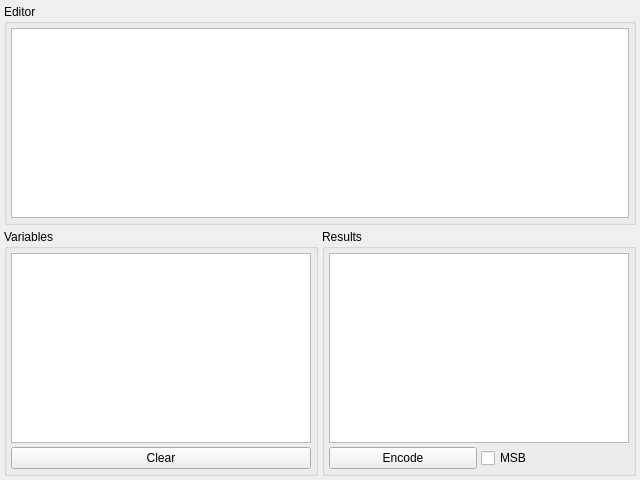
<?xml version="1.0" encoding="UTF-8"?>
<ui version="4.0">
 <class>WEncoderPage</class>
 <widget class="QWidget" name="WEncoderPage">
  <property name="geometry">
   <rect>
    <x>0</x>
    <y>0</y>
    <width>640</width>
    <height>480</height>
   </rect>
  </property>
  <property name="windowTitle">
   <string>Form</string>
  </property>
  <layout class="QVBoxLayout" name="verticalLayout_4">
   <property name="spacing">
    <number>4</number>
   </property>
   <property name="leftMargin">
    <number>4</number>
   </property>
   <property name="topMargin">
    <number>4</number>
   </property>
   <property name="rightMargin">
    <number>4</number>
   </property>
   <property name="bottomMargin">
    <number>4</number>
   </property>
   <item>
    <widget class="QGroupBox" name="editorGroup">
     <property name="title">
      <string>Editor</string>
     </property>
     <layout class="QVBoxLayout" name="verticalLayout">
      <property name="spacing">
       <number>4</number>
      </property>
      <property name="leftMargin">
       <number>4</number>
      </property>
      <property name="topMargin">
       <number>4</number>
      </property>
      <property name="rightMargin">
       <number>4</number>
      </property>
      <property name="bottomMargin">
       <number>4</number>
      </property>
      <item>
       <widget class="QtExamples::CodeEditor" name="editorWidget">
        <property name="tabChangesFocus">
         <bool>true</bool>
        </property>
       </widget>
      </item>
     </layout>
    </widget>
   </item>
   <item>
    <layout class="QHBoxLayout" name="horizontalLayout_2">
     <property name="spacing">
      <number>4</number>
     </property>
     <item>
      <widget class="QGroupBox" name="variablesGroup">
       <property name="title">
        <string>Variables</string>
       </property>
       <layout class="QVBoxLayout" name="verticalLayout_2">
        <property name="spacing">
         <number>4</number>
        </property>
        <property name="leftMargin">
         <number>4</number>
        </property>
        <property name="topMargin">
         <number>4</number>
        </property>
        <property name="rightMargin">
         <number>4</number>
        </property>
        <property name="bottomMargin">
         <number>4</number>
        </property>
        <item>
         <widget class="QTableView" name="variablesView">
          <property name="editTriggers">
           <set>QAbstractItemView::DoubleClicked</set>
          </property>
          <property name="alternatingRowColors">
           <bool>true</bool>
          </property>
          <attribute name="horizontalHeaderVisible">
           <bool>false</bool>
          </attribute>
          <attribute name="verticalHeaderVisible">
           <bool>false</bool>
          </attribute>
         </widget>
        </item>
        <item>
         <widget class="QPushButton" name="clearButton">
          <property name="text">
           <string>Clear</string>
          </property>
         </widget>
        </item>
       </layout>
      </widget>
     </item>
     <item>
      <widget class="QGroupBox" name="resultsGroup">
       <property name="title">
        <string>Results</string>
       </property>
       <layout class="QVBoxLayout" name="verticalLayout_3">
        <property name="spacing">
         <number>4</number>
        </property>
        <property name="leftMargin">
         <number>4</number>
        </property>
        <property name="topMargin">
         <number>4</number>
        </property>
        <property name="rightMargin">
         <number>4</number>
        </property>
        <property name="bottomMargin">
         <number>4</number>
        </property>
        <item>
         <widget class="QTableView" name="resultsView">
          <property name="editTriggers">
           <set>QAbstractItemView::NoEditTriggers</set>
          </property>
          <property name="alternatingRowColors">
           <bool>true</bool>
          </property>
          <attribute name="horizontalHeaderVisible">
           <bool>true</bool>
          </attribute>
          <attribute name="verticalHeaderVisible">
           <bool>true</bool>
          </attribute>
         </widget>
        </item>
        <item>
         <layout class="QHBoxLayout" name="horizontalLayout">
          <property name="spacing">
           <number>4</number>
          </property>
          <item>
           <widget class="QPushButton" name="encodeButton">
            <property name="text">
             <string>Encode</string>
            </property>
           </widget>
          </item>
          <item>
           <widget class="QCheckBox" name="msbFirstCheck">
            <property name="text">
             <string>MSB</string>
            </property>
           </widget>
          </item>
         </layout>
        </item>
       </layout>
      </widget>
     </item>
    </layout>
   </item>
  </layout>
 </widget>
 <customwidgets>
  <customwidget>
   <class>QtExamples::CodeEditor</class>
   <extends>QPlainTextEdit</extends>
   <header location="global">QtExamples/CodeEditor.h</header>
   <container>1</container>
  </customwidget>
 </customwidgets>
 <tabstops>
  <tabstop>variablesView</tabstop>
  <tabstop>clearButton</tabstop>
  <tabstop>resultsView</tabstop>
  <tabstop>encodeButton</tabstop>
  <tabstop>msbFirstCheck</tabstop>
 </tabstops>
 <resources/>
 <connections/>
</ui>
